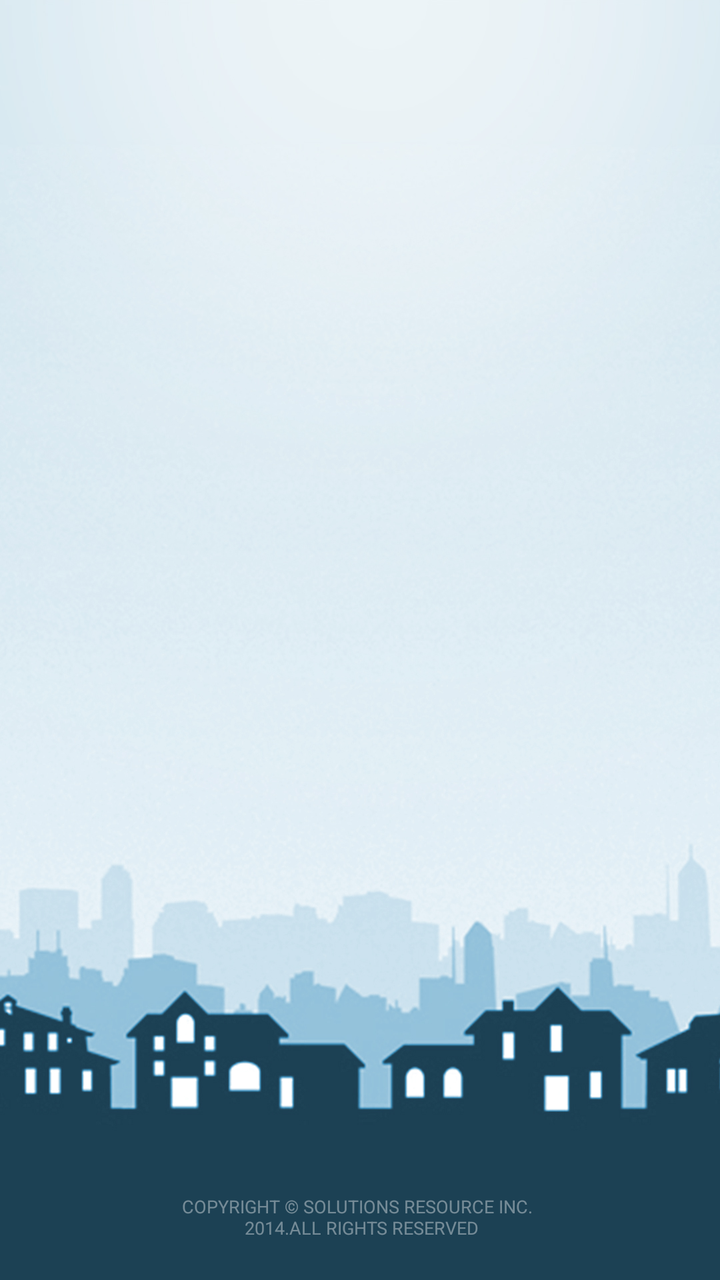
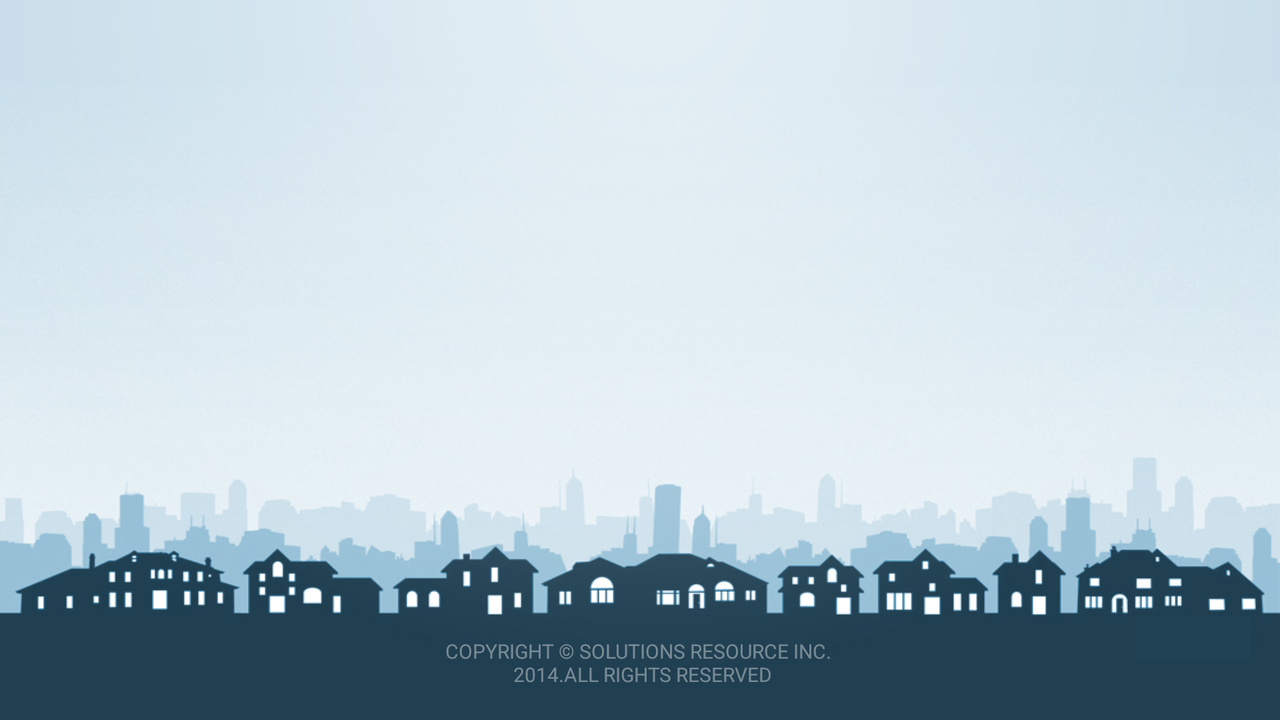

Compare how this app lays out the same screen by default and in its alternative resource folder. The renders come first, then the two layout files and the values they reference.
<!-- AndroidManifest.xml: activity theme NoTitle -->
<!-- res/layout/activity_splash.xml -->
<RelativeLayout xmlns:android="http://schemas.android.com/apk/res/android"
    xmlns:tools="http://schemas.android.com/tools"
    android:layout_width="fill_parent"
    android:layout_height="fill_parent"
    tools:context="com.crowdtogo.crowdie.crowdtogo.SplashActivity">

    <ImageView
        android:layout_width="fill_parent"
        android:layout_height="fill_parent"
        android:id="@+id/splashBg"
        android:src="@drawable/splash_bg"
        android:scaleType="fitXY" />

    <ImageView
    android:layout_width="fill_parent"
    android:layout_height="wrap_content"
    android:id="@+id/splashImage"
    android:src="@drawable/splash_logo"
    android:visibility="invisible"
    android:layout_marginTop="85dp"
    android:layout_alignParentTop="true"
    android:layout_alignParentLeft="true"
    android:layout_alignParentStart="true" />
    <ImageView
        android:layout_width="fill_parent"
        android:layout_height="wrap_content"
        android:id="@+id/splashGIF"
        android:src="@drawable/ctg_splash"
        android:visibility="invisible"
        android:layout_below="@+id/splashImage"
        android:layout_alignParentLeft="true"
        android:layout_alignParentStart="true" />

    <TextView
        android:layout_width="wrap_content"
        android:layout_height="wrap_content"
        android:textAppearance="?android:attr/textAppearanceMedium"
        android:text="@string/ctg_copyright"
        android:id="@+id/txtCopyright"
        android:textSize="9sp"
        android:textColor="@color/copyright"
        android:gravity="center"
        android:layout_marginBottom="20dp"
        android:layout_alignParentBottom="true"
        android:layout_centerHorizontal="true" />

</RelativeLayout>
<!-- resources referenced by this layout -->
<resources>
  <color name="copyright">#64ffffff</color>
  <!-- drawable ctg_splash: gif bitmap (drawable, 200752 bytes) -->
  <!-- drawable splash_bg: jpg bitmap (drawable-hdpi, 200602 bytes) -->
  <!-- drawable splash_logo: png bitmap (drawable-hdpi, 13210 bytes) -->
  <string name="ctg_copyright">COPYRIGHT © SOLUTIONS RESOURCE INC. \n 2014.ALL RIGHTS RESERVED</string>
  <style name="NoTitle" parent="@android:style/Theme.Holo.Light">
          <item name="android:windowNoTitle">true</item>
      </style>
</resources>
<!-- res/layout-land/activity_splash.xml (the repository's variant of the layout above) -->
<!-- drawn on the phone turned sideways -->
<RelativeLayout xmlns:android="http://schemas.android.com/apk/res/android"
    xmlns:tools="http://schemas.android.com/tools"
    android:layout_width="match_parent"
    android:layout_height="match_parent"
    android:paddingLeft="@dimen/activity_horizontal_margin"
    android:paddingRight="@dimen/activity_horizontal_margin"
    android:paddingTop="@dimen/activity_vertical_margin"
    android:paddingBottom="@dimen/activity_vertical_margin"
    tools:context="com.crowdtogo.crowdie.crowdtogo.SplashActivity"
    android:background="@drawable/splash_bg_landscape">

    <ImageView
        android:layout_width="fill_parent"
        android:layout_height="wrap_content"
        android:id="@+id/splashImage"
        android:src="@drawable/splash_logo"
        android:visibility="invisible"
        android:layout_marginTop="45dp"/>

    <TextView
        android:layout_width="wrap_content"
        android:layout_height="wrap_content"
        android:textAppearance="?android:attr/textAppearanceMedium"
        android:text="COPYRIGHT © SOLUTIONS RESOURCE INC. \n 2014.ALL RIGHTS RESERVED"
        android:id="@+id/txtCopyright"
        android:textSize="10sp"
        android:textColor="@color/copyright"
        android:gravity="center"
        android:layout_alignParentBottom="true"
        android:layout_centerHorizontal="true" />

</RelativeLayout>
<!-- resources referenced by the variant -->
<!-- as the phone turned sideways resolves them -->
<resources>
  <color name="copyright">#64ffffff</color>
  <dimen name="activity_horizontal_margin">16dp</dimen>
  <dimen name="activity_vertical_margin">16dp</dimen>
  <!-- drawable splash_bg_landscape: jpg bitmap (drawable-mdpi, 47125 bytes) -->
  <!-- drawable splash_logo: png bitmap (drawable-hdpi, 13210 bytes) -->
  <style name="NoTitle" parent="@android:style/Theme.Holo.Light">
          <item name="android:windowNoTitle">true</item>
      </style>
</resources>
